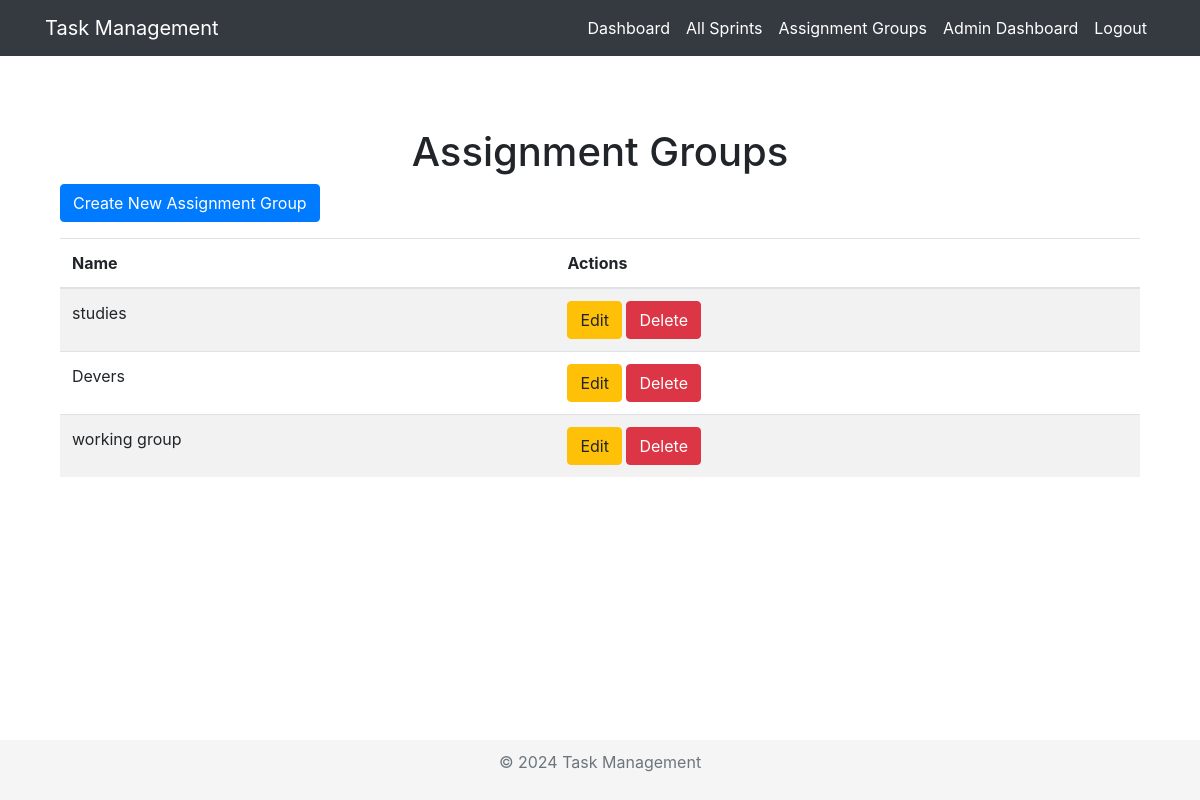
The app's page /assignment_groups/ (signed in) with its own data.
### taskmanagement/models.py (models this page shows, shortened)
class AssignmentGroup(models.Model):
    name = models.CharField(max_length=255)
    members = models.ManyToManyField(settings.AUTH_USER_MODEL, related_name='assignment_groups_set')

### taskmanagement/views.py (the view)
# urls.py: path('assignment_groups/', views.assignment_groups, name='assignment_groups'),
def assignment_groups(request):
    groups = AssignmentGroup.objects.all()
    return render(request, 'assignment_groups.html', {'groups': groups})

### taskmanagement/templates/assignment_groups.html (shortened to what this page needs)
{% extends 'base.html' %}
{% block content %}
<div class="container mt-5">
    <h1 class="text-center">Assignment Groups</h1>
    <a href="{% url 'create_assignment_group' %}" class="btn btn-primary mb-3">Create New Assignment Group</a>
    <table class="table table-striped">
        <thead>
            <tr>
                <th>Name</th>
                <th>Actions</th>
            </tr>
        </thead>
        <tbody>
            {% for group in groups %}
            <tr>
                <td>{{ group.name }}</td>
                <td>
                    <a href="{% url 'update_assignment_group' group.id %}" class="btn btn-warning">Edit</a>
                    <a href="{% url 'delete_assignment_group' group.id %}" class="btn btn-danger" onclick="return confirm('Are you sure you want to delete this group?');">Delete</a>
                </td>
            </tr>
            {% endfor %}
        </tbody>
    </table>
</div>
{% endblock %}

### taskmanagement/templates/base.html (style rules this page uses)
html, body { height: 100%; margin: 0; display: flex; flex-direction: column; }

### records on screen
AssignmentGroup: name "studies"
AssignmentGroup: name "Devers"
AssignmentGroup: name "working group"
